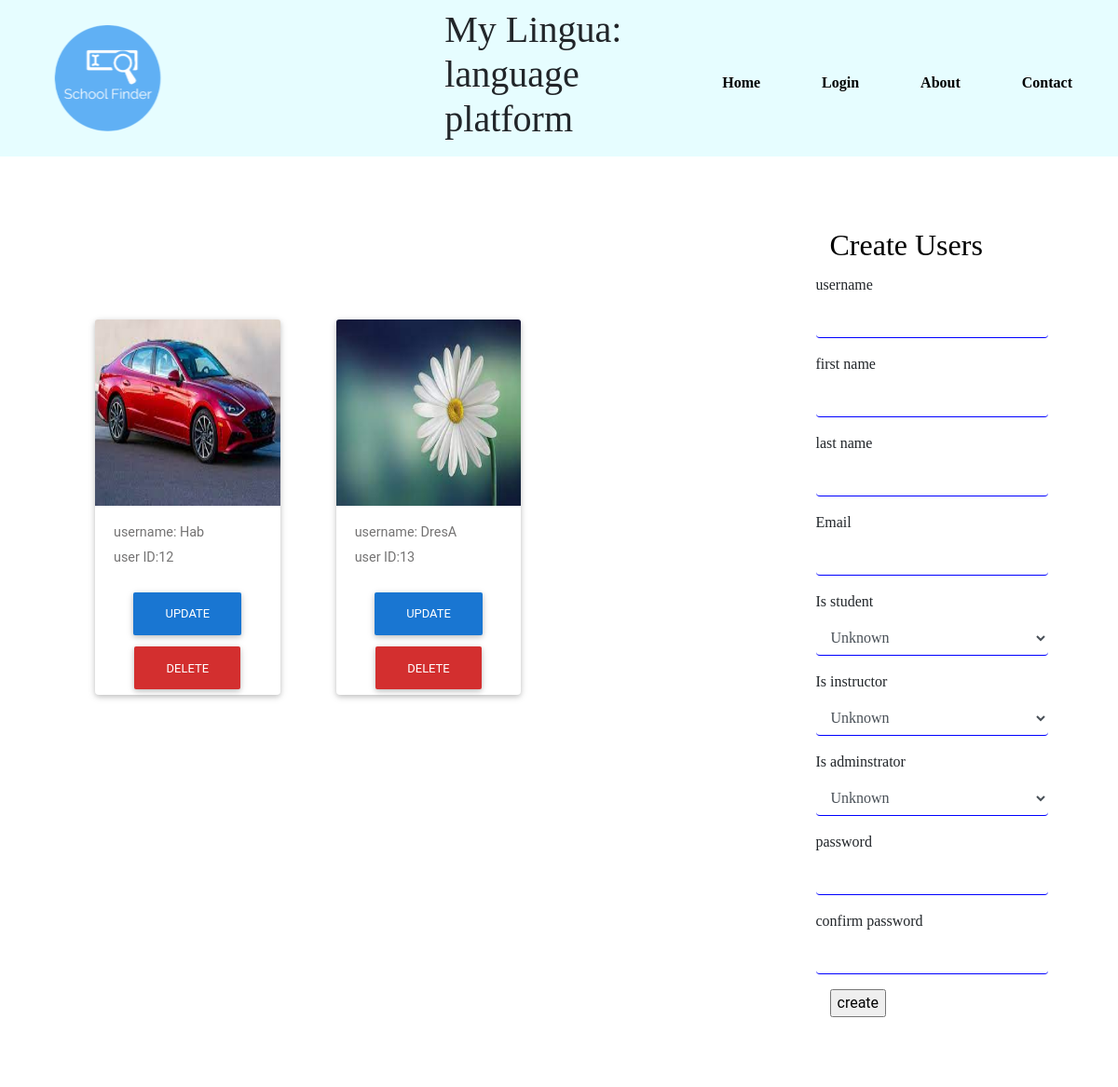
The page /add/instructor/ on the database its author committed.
### adminApp/models.py (models this page shows, shortened)
class UserProfile(AbstractUser):
    is_student = models.BooleanField(null=True)
    is_instructor = models.BooleanField(null=True)
    is_adminstrator = models.BooleanField(null=True)
    is_active = models.BooleanField(default=True)

class Instructor(models.Model):
    instructor = models.OneToOneField(UserProfile, on_delete=models.CASCADE, related_name='instructor', default='')
    profile_pic = models.ImageField(upload_to='media/profilePics', default='')

### adminApp/views.py (the view, shortened to what this page needs)
# urls.py: path('add/instructor/', InstructorCreate.as_view(), name='newInstructor'),
class InstructorCreate(View):
    form_class = CustomUserCreationForm
    template_name = 'adminSite/instructor.html'
    def get(self, request):
         form = CustomUserCreationForm
         availUser = UserProfile.objects.filter(is_instructor=True)
         return render(request, self.template_name, {'form':form, 'users':availUser})

### adminApp/templatetags/myfilters.py (called while the page is built)
@register.simple_tag
def placeHolder(value, arg, classname):
    return value.as_widget(attrs={'placeholder':arg, 'class': classname})

### templates/adminSite/instructor.html (shortened to what this page needs)
{% extends 'base.html' %}
{% load static %}
{% load myfilters %}
{% block content %}
<div class="row">
    <div class="col-lg-8" style="padding:6%;">
        <div class="row">
            {% for user in users %}
            <div class="col-lg-4" style="margin-left:30px;margin-top:15%;">
                   <div class="card">
                       <img class="card-img-top" src='{{ MEDIA_URL }}{{user.instructor.profile_pic}}' alt="" height=200px>
                       <div class="card-body">
                           <h4 class="card-text">username: {{user.username}}</h4>
                           <p class="card-text">user ID:{{user.id}}</p>
                       </div>
                       <div class="row justify-content-center">
                            <button type='submit' class='btn btn-blue'>Update</button>
                            <button type='submit' class='btn btn-red'>delete</button>
                     </div>
                    </div>
            </div>
            {% endfor %}
        </div>
    </div>
    <div class="col-lg-4">
        <form method="POST">
            <div class = "card" style="border-style:none !important; box-shadow:none !important;padding:15%;">
                <div class = "card-body">
                   <h2 class = "h2 card-title" style = "font-family:'source sans pro' !important;color:black;">Create Users</h2>
                   <form method="POST" enctype="multipart/form-data">
                      <div class = "form-group">
                          <div class="row">
                                 <label for = "id_contentValue" class='courseLable'>username</label>
                                 {%placeHolder form.username '' 'form-control courseControl' %}
                           </div>
                      </div>
                      <div class = "form-group">
                        <div class="row">
                               <label for = "id_contentValue" class='courseLable'>first name</label>
                               {%placeHolder form.first_name '' 'form-control courseControl' %}
                            </div>
                      </div>
                      <div class = "form-group">
                        <div class="row">
                               <label for = "id_contentValue" class='courseLable'>last name</label>
                               {%placeHolder form.last_name '' 'form-control courseControl' %}
                         </div>
                    </div>
                    <div class = "form-group">
                        <div class="row">
                               <label for = "id_contentValue" class='courseLable'>Email</label>
                               {%placeHolder form.email '' 'form-control courseControl' %}
                         </div>
                    </div>
                    <div class = "form-group">
                        <div class="row">
                               <label for = "id_contentValue" class='courseLable'>Is student</label>
                               {%placeHolder form.is_student '' 'form-control courseControl' %}
                         </div>
                    </div>
                    <div class = "form-group">
                        <div class="row">
                               <label for = "id_contentValue" class='courseLable'>Is instructor</label>
                               {%placeHolder form.is_instructor '' 'form-control courseControl' %}
                         </div>
                    </div>
                    <div class = "form-group">
                        <div class="row">
                               <label for = "id_contentValue" class='courseLable'>Is adminstrator</label>
                               {%placeHolder form.is_adminstrator '' 'form-control courseControl' %}
                         </div>
                    </div>
                    <div class = "form-group">
                        <div class="row">
                               <label for = "id_contentValue" class='courseLable'>password</label>
                               {%placeHolder form.password1 '' 'form-control courseControl' %}
                         </div>
                    </div>
                    <div class = "form-group">
                        <div class="row">
                               <label for = "id_contentValue" class='courseLable'>confirm password</label>
                               {%placeHolder form.password2 '' 'form-control courseControl' %}
                         </div>
                    </div>
            <input type="submit" name='courseSubmit' value="create"/>
        </form>
    </div>
</div>
{%endblock content %}

### static/css/Config.css (style rules this page uses)
body { overflow-x:hidden; }
.courseControl { border-bottom-style: solid !important; border-top-style: none !important; border-right: none !important; border-left: none !important; border-color: blue !important; font-family:'Droid sans' !important; }
.courseLable { font-family:'Droid sans' !important; }

### rows shown on the page
UserProfile: instructor.profile_pic (picture), username "Hab", id "12"
UserProfile: instructor.profile_pic (placeholder picture), username "DresA", id "13"
